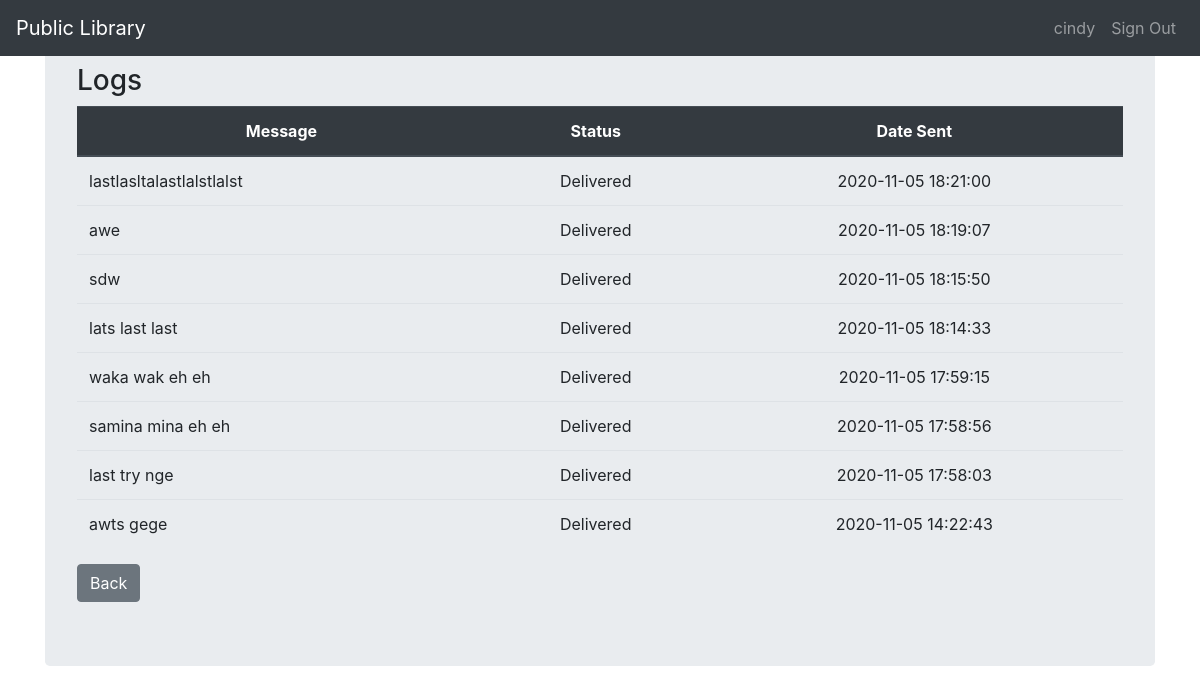
The app's page /logs.php?username=mark12 (signed in) with its own data.
### tables this page shows
CREATE TABLE `logs` (
  `username` varchar(15) NOT NULL,
  `message` text DEFAULT NULL,
  `date_sent` timestamp NOT NULL DEFAULT current_timestamp()
);

### logs.php (the view, shortened to what this page needs)
<?php
include_once 'database.php';
?>
<!DOCTYPE html>
<html lang="en">
<head>
    <link rel="stylesheet" href="fonts/material-icon/css/material-design-iconic-font.min.css">
    <link href="css/bootstrap.min.css" rel="stylesheet">
</head>
<body>
    <nav class="navbar navbar-expand-md navbar-dark fixed-top bg-dark">
        <a class="navbar-brand" href="staff.php">Public Library</a>
        <div class="collapse navbar-collapse" id="navbarCollapse">
            <ul class="navbar-nav ml-auto">
                <li class="nav-item">
                    <a class="nav-link" href="#"><?php echo $_SESSION['username']; ?></a>
                </li>
                <li class="nav-item">
                    <a class="nav-link" href="signout.php">Sign Out</a>
                </li>
            </ul>
        </div>
    </nav>
    <main role="main" class="container">
        <div class="jumbotron">
            <div class="row">
                <div class="col-md-12" style="background-color: #e9ecef;">
                    <div class="table-responsive">
                        <h3>Logs</h3>
                        <table class="table ">
                            <thead class="thead-dark">
                                <tr class="text-center">
                                    <th scope="col">Message</th>
                                    <th scope="col">Status</th>
                                    <th scope="col">Date Sent</th>
                                </tr>
                            </thead>
                            <tbody>
                                <?php
                                    $username = $_GET['username'];
                                    $sql = "SELECT * FROM logs WHERE username='$username' ORDER BY date_sent DESC";
                                    $result = $conn->query($sql);
                                    if($result->num_rows > 0) {
                                        while($row = $result->fetch_assoc()) {
                                ?>
                                <tr>
                                    <td><?php echo $row['message']; ?></td>
                                    <td class="text-center">Delivered</td>
                                    <td class="text-center"><?php echo $row['date_sent']; ?></td>
                                </tr>
                                <?php
                                        }
                                    }
                                ?>
                            </tbody>
                        </table>
                        <a href="staff.php" class="btn btn-secondary">Back</a>
                    </div>
                </div>
            </div>
        </div>
    </main>
</body>
</html>

### records on screen
logs: message "lastlasltalastlalstlalst", date_sent "2020-11-05 18:21:00"
logs: message "awe", date_sent "2020-11-05 18:19:07"
logs: message "sdw", date_sent "2020-11-05 18:15:50"
logs: message "lats last last", date_sent "2020-11-05 18:14:33"
logs: message "waka wak eh eh", date_sent "2020-11-05 17:59:15"
logs: message "samina mina eh eh", date_sent "2020-11-05 17:58:56"
logs: message "last try nge", date_sent "2020-11-05 17:58:03"
logs: message "awts gege", date_sent "2020-11-05 14:22:43"

### other values on screen
$_SESSION['username'] "cindy"
